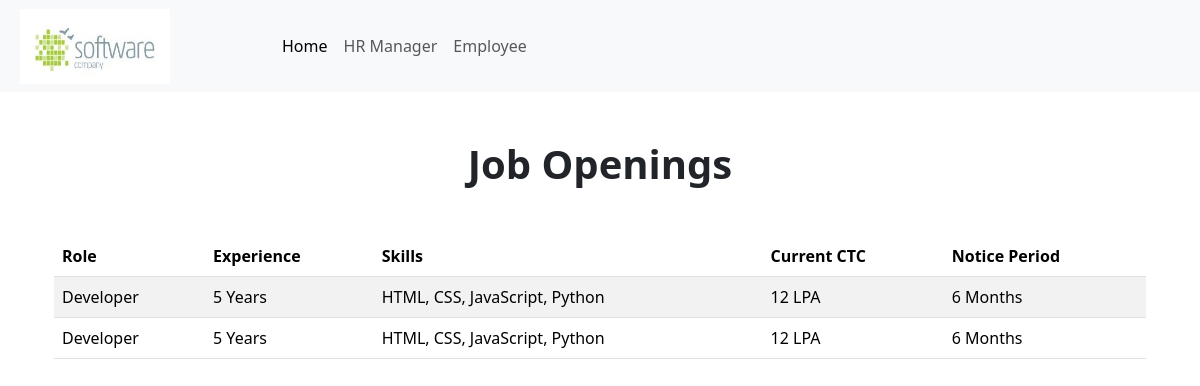
Screenshot of /jobs/ with the database file from the repository.
### empmngt/models.py (models this page shows)
class Job(models.Model):
    Role = models.CharField(max_length=100)
    Experience = models.CharField(max_length=100)
    Skills = models.CharField(max_length=100)
    CTC = models.CharField(max_length=100)
    Notice_Period = models.CharField(max_length=100)

### empmngt/views.py (the view)
# urls.py: path('jobs/', views.jobs),
def jobs(request):
    data = Job.objects.all()
    return render(request, 'empmngt/jobs.html', {'d': data})

### empmngt/middle.py (called while the page is built)
    def __call__(self, request):
        response = self.get_response(request)
        if response.status_code == 404:
            return render(request, 'empmngt/technical_issue.html', status=404)
        return response

### templates/empmngt/jobs.html
{% extends "empmngt/navbar.html" %}
{% load static %}
{% block nav_block %}
<section class='container'>
<h1 class='text-center fw-bold my-5'>Job Openings</h1>
<div class='container'>
    <table class='table table-striped'>
        <thead>
            <tr>
                <th>Role</th>
                <th>Experience</th>
                <th>Skills</th>
                <th>Current CTC</th>
                <th>Notice Period</th>
            </tr>
        </thead>
        <tbody>
            {%for i in d %}
            <tr>
                <td>{{i.Role}}</td>
                <td>{{i.Experience}}</td>
                <td>{{i.Skills}}</td>
                <td>{{i.CTC}}</td>
                <td>{{i.Notice_Period}}</td>
            </tr>
            {%endfor%}
        </tbody>
    </table>
</div>
</section>
{%endblock%}

### rows the page displays
Job: Role "Developer", Experience "5 Years", Skills "HTML, CSS, JavaScript, Python", CTC "12 LPA", Notice_Period "6 Months"
Job: Role "Developer", Experience "5 Years", Skills "HTML, CSS, JavaScript, Python", CTC "12 LPA", Notice_Period "6 Months"
